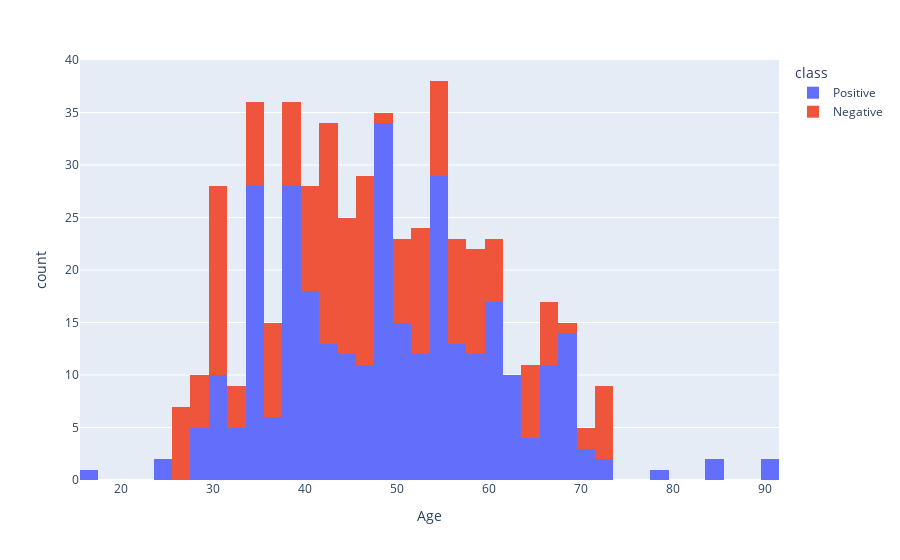
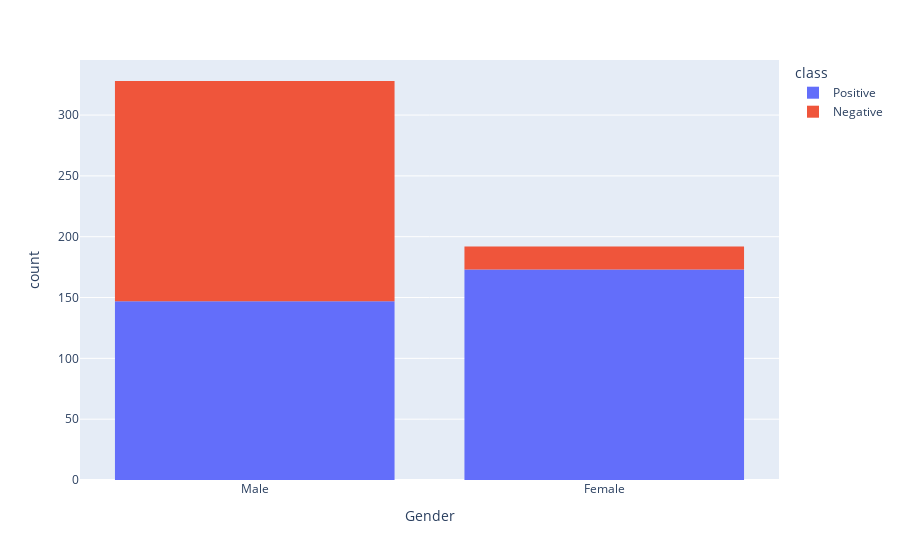
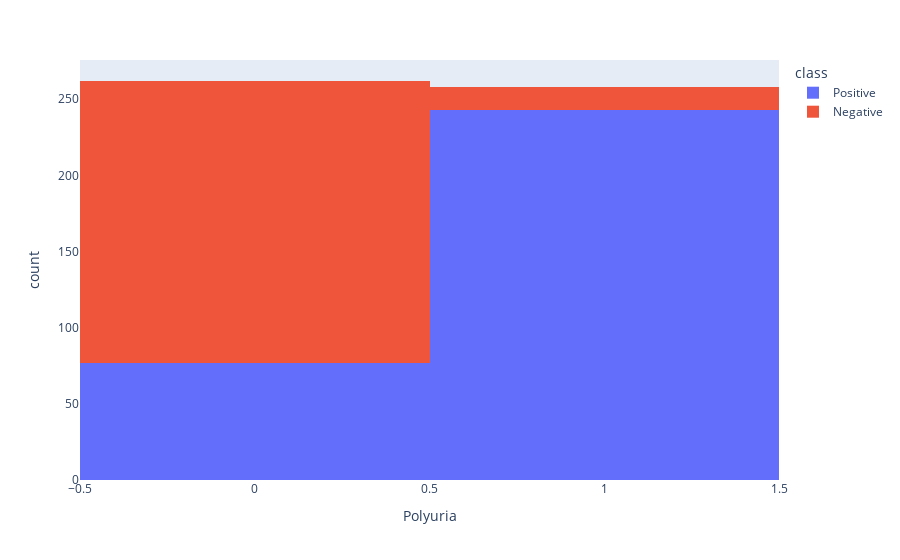
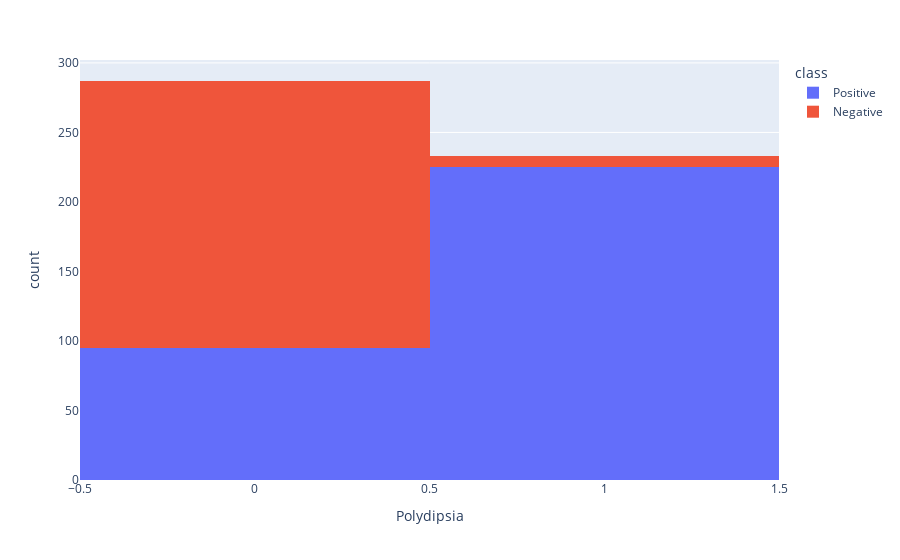

The notebook cell saved with these charts, in order:
### Code cell
import plotly.express as px

def grafico_por_coluna(coluna, tabela):
  fig = px.histogram(tabela, x=coluna, color='class')
  fig.show()

for coluna in diabetes_df:
  grafico_por_coluna(coluna, diabetes_df)

### Figure 1 — Plotly figure (JSON) as saved in the notebook; plotly's stock layout.template omitted (floating-point values rounded to 4 significant figures; data arrays with more than 128 entries replaced by an {"elided": "..."} marker saying what was removed)
{"data": [{"alignmentgroup": "True", "bingroup": "x", "hovertemplate": "class=Positive<br>Age=%{x}<br>count=%{y}<extra></extra>", "legendgroup": "Positive", "marker": {"color": "#636efa"}, "name": "Positive", "offsetgroup": "Positive", "orientation": "v", "showlegend": true, "type": "histogram", "x": {"elided": "320 int values"}, "xaxis": "x", "yaxis": "y"}, {"alignmentgroup": "True", "bingroup": "x", "hovertemplate": "class=Negative<br>Age=%{x}<br>count=%{y}<extra></extra>", "legendgroup": "Negative", "marker": {"color": "#EF553B"}, "name": "Negative", "offsetgroup": "Negative", "orientation": "v", "showlegend": true, "type": "histogram", "x": {"elided": "200 int values"}, "xaxis": "x", "yaxis": "y"}], "layout": {"barmode": "relative", "legend": {"title": {"text": "class"}, "tracegroupgap": 0}, "margin": {"t": 60}, "xaxis": {"anchor": "y", "domain": [0, 1], "title": {"text": "Age"}}, "yaxis": {"anchor": "x", "domain": [0, 1], "title": {"text": "count"}}}}

### Figure 2 — Plotly figure (JSON) as saved in the notebook; plotly's stock layout.template omitted (floating-point values rounded to 4 significant figures; data arrays with more than 128 entries replaced by an {"elided": "..."} marker saying what was removed)
{"data": [{"alignmentgroup": "True", "bingroup": "x", "hovertemplate": "class=Positive<br>Gender=%{x}<br>count=%{y}<extra></extra>", "legendgroup": "Positive", "marker": {"color": "#636efa"}, "name": "Positive", "offsetgroup": "Positive", "orientation": "v", "showlegend": true, "type": "histogram", "x": {"elided": "320 str values"}, "xaxis": "x", "yaxis": "y"}, {"alignmentgroup": "True", "bingroup": "x", "hovertemplate": "class=Negative<br>Gender=%{x}<br>count=%{y}<extra></extra>", "legendgroup": "Negative", "marker": {"color": "#EF553B"}, "name": "Negative", "offsetgroup": "Negative", "orientation": "v", "showlegend": true, "type": "histogram", "x": {"elided": "200 str values"}, "xaxis": "x", "yaxis": "y"}], "layout": {"barmode": "relative", "legend": {"title": {"text": "class"}, "tracegroupgap": 0}, "margin": {"t": 60}, "xaxis": {"anchor": "y", "domain": [0, 1], "title": {"text": "Gender"}}, "yaxis": {"anchor": "x", "domain": [0, 1], "title": {"text": "count"}}}}

### Figure 3 — Plotly figure (JSON) as saved in the notebook; plotly's stock layout.template omitted (floating-point values rounded to 4 significant figures; data arrays with more than 128 entries replaced by an {"elided": "..."} marker saying what was removed)
{"data": [{"alignmentgroup": "True", "bingroup": "x", "hovertemplate": "class=Positive<br>Polyuria=%{x}<br>count=%{y}<extra></extra>", "legendgroup": "Positive", "marker": {"color": "#636efa"}, "name": "Positive", "offsetgroup": "Positive", "orientation": "v", "showlegend": true, "type": "histogram", "x": {"elided": "320 int values"}, "xaxis": "x", "yaxis": "y"}, {"alignmentgroup": "True", "bingroup": "x", "hovertemplate": "class=Negative<br>Polyuria=%{x}<br>count=%{y}<extra></extra>", "legendgroup": "Negative", "marker": {"color": "#EF553B"}, "name": "Negative", "offsetgroup": "Negative", "orientation": "v", "showlegend": true, "type": "histogram", "x": {"elided": "200 int values"}, "xaxis": "x", "yaxis": "y"}], "layout": {"barmode": "relative", "legend": {"title": {"text": "class"}, "tracegroupgap": 0}, "margin": {"t": 60}, "xaxis": {"anchor": "y", "domain": [0, 1], "title": {"text": "Polyuria"}}, "yaxis": {"anchor": "x", "domain": [0, 1], "title": {"text": "count"}}}}

### Figure 4 — Plotly figure (JSON) as saved in the notebook; plotly's stock layout.template omitted (floating-point values rounded to 4 significant figures; data arrays with more than 128 entries replaced by an {"elided": "..."} marker saying what was removed)
{"data": [{"alignmentgroup": "True", "bingroup": "x", "hovertemplate": "class=Positive<br>Polydipsia=%{x}<br>count=%{y}<extra></extra>", "legendgroup": "Positive", "marker": {"color": "#636efa"}, "name": "Positive", "offsetgroup": "Positive", "orientation": "v", "showlegend": true, "type": "histogram", "x": {"elided": "320 int values"}, "xaxis": "x", "yaxis": "y"}, {"alignmentgroup": "True", "bingroup": "x", "hovertemplate": "class=Negative<br>Polydipsia=%{x}<br>count=%{y}<extra></extra>", "legendgroup": "Negative", "marker": {"color": "#EF553B"}, "name": "Negative", "offsetgroup": "Negative", "orientation": "v", "showlegend": true, "type": "histogram", "x": {"elided": "200 int values"}, "xaxis": "x", "yaxis": "y"}], "layout": {"barmode": "relative", "legend": {"title": {"text": "class"}, "tracegroupgap": 0}, "margin": {"t": 60}, "xaxis": {"anchor": "y", "domain": [0, 1], "title": {"text": "Polydipsia"}}, "yaxis": {"anchor": "x", "domain": [0, 1], "title": {"text": "count"}}}}
